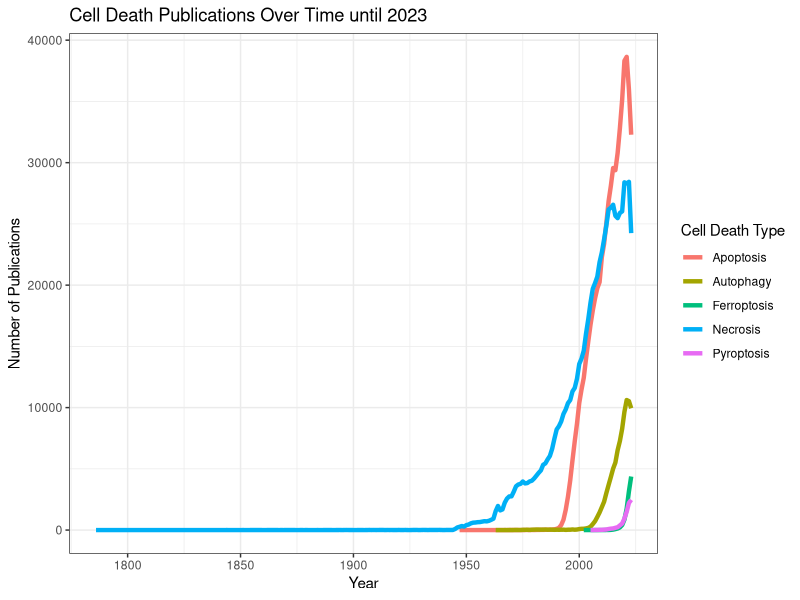
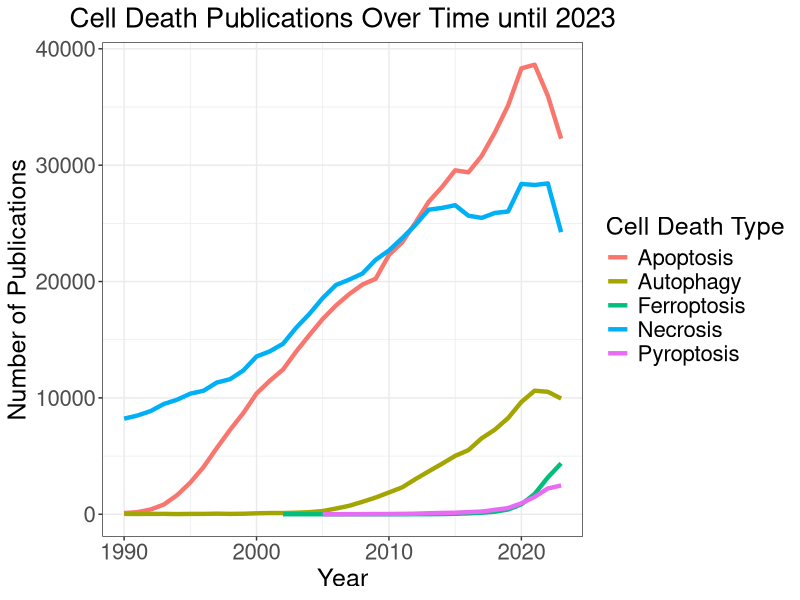
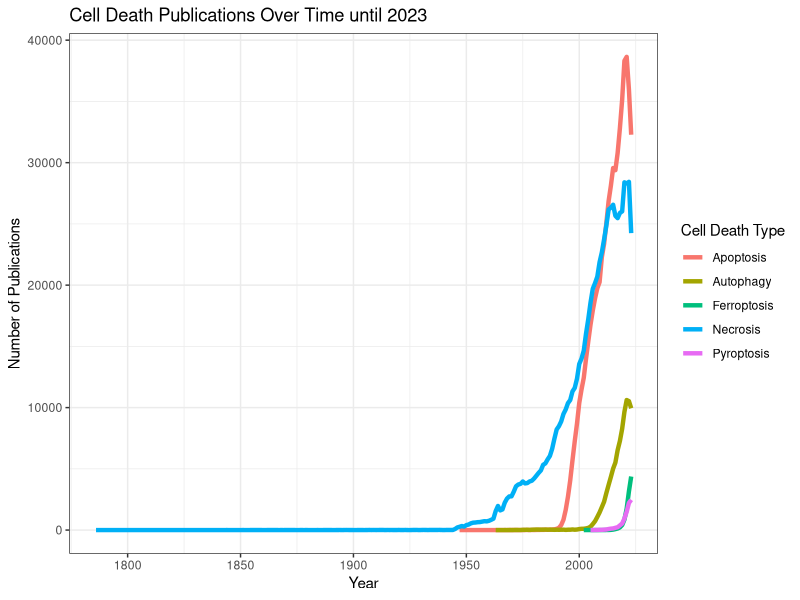
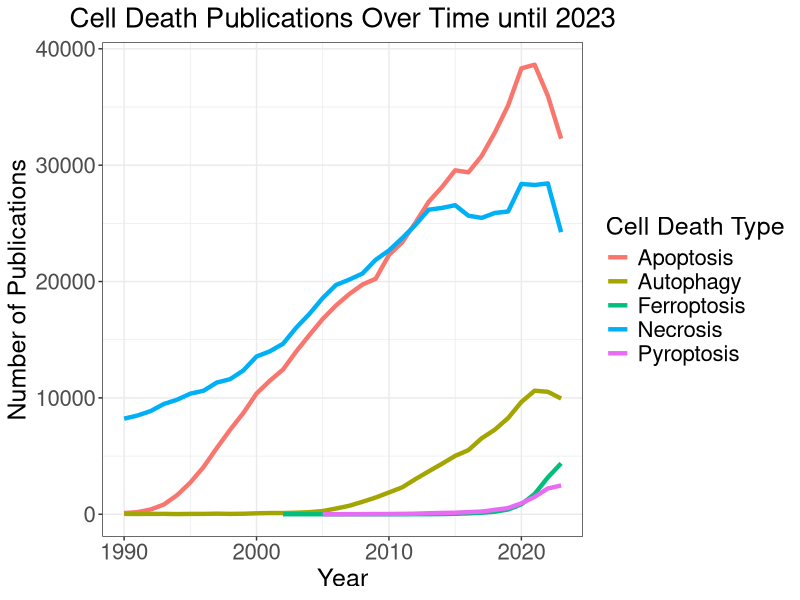

Generate these figures, in order, with R:
library(ggplot2)

apoptosis <- read.csv("../data/apoptosis_results.csv", header = TRUE, sep = ",")
pyroptosis <- read.csv("../data/pyroptosis_results.csv", header = TRUE, sep = ",")
necrosis <- read.csv("../data/necrosis_results.csv", header = TRUE, sep = ",")
ferroptosis <- read.csv("../data/ferroptosis_results.csv", header = TRUE, sep = ",")
autophagy <- read.csv("../data/autophagy_results.csv", header = TRUE, sep = ",")

apoptosis$label <- "Apoptosis"
pyroptosis$label <- "Pyroptosis"
necrosis$label <- "Necrosis"
ferroptosis$label <- "Ferroptosis"
autophagy$label <- "Autophagy"

# create output directory
outdir <- file.path("..","figures")

# create output directory if it doesn't exist
if(!dir.exists(outdir)) dir.create(outdir)

# remove the first row of each data frame
apoptosis <- apoptosis[-1,]
pyroptosis <- pyroptosis[-1,]
necrosis <- necrosis[-1,]
ferroptosis <- ferroptosis[-1,]
autophagy <- autophagy[-1,]

# make the row names a column
apoptosis$year <- rownames(apoptosis)
pyroptosis$year <- rownames(pyroptosis)
necrosis$year <- rownames(necrosis)
ferroptosis$year <- rownames(ferroptosis)
autophagy$year <- rownames(autophagy)

# # removve the row names
rownames(apoptosis) <- NULL
rownames(pyroptosis) <- NULL
rownames(necrosis) <- NULL
rownames(ferroptosis) <- NULL
rownames(autophagy) <- NULL

# # rename the columns
colnames(apoptosis) <- c("count", "label", "year")
colnames(pyroptosis) <- c("count", "label", "year")
colnames(necrosis) <- c("count", "label", "year")
colnames(ferroptosis) <- c("count", "label", "year")
colnames(autophagy) <- c("count", "label", "year")

# # combine the data frames
df <- rbind(apoptosis, pyroptosis, necrosis, ferroptosis, autophagy)
# sort the data frame by year
# make the year a integer
df$year <- as.integer(df$year)
# make the count a integer
df$count <- as.integer(df$count)

# remove 2024 data
df <- df[df$year != 2024,]

head(df)

width <- 10
height <- 5
# set the size of the plot
options(repr.plot.width = width, repr.plot.height = height)
# plot
plot <- (
    ggplot(
        data = df,
        aes(
            x = year,
            y = count,
            color = label
        )
    )
    + geom_path(
        size = 1.5
    )
    + theme_bw()
    # make the legend title different
    + labs(
        color = "Cell Death Type",
        x = "Year",
        y = "Number of Publications",
        title = "Cell Death Publications Over Time until 2023"
    )
)
# save the plot
ggsave(
    filename = "../figures/cell_death_over_time.png",
    plot = plot,
    width = width,
    height = height,
    units = "in",
    dpi = 300
)
plot

# remove all points before 1950
df <- df[df$year >= 1990,]

width <- 10
height <- 5
# set the size of the plot
options(repr.plot.width = width, repr.plot.height = height)
# plot
plot <- (
    ggplot(
        data = df,
        aes(
            x = year,
            y = count,
            color = label
        )
    )
    + geom_path(
        size = 1.5
    )
    + theme_bw()
    # make the legend title different
    + labs(
        color = "Cell Death Type",
        x = "Year",
        y = "Number of Publications",
        title = "Cell Death Publications Over Time until 2023"
    )
    # center title
    + theme(
        plot.title = element_text(
            size = 20,
            hjust = 0.5
        )
        # x axis text
        , axis.text.x = element_text(
            size = 16
        )
        # y axis text
        , axis.text.y = element_text(
            size = 16
        )
        # x axis title
        , axis.title.x = element_text(
            size = 18
        )
        # y axis title
        , axis.title.y = element_text(
            size = 18
        )
    )
    # legend text
    + theme(
        legend.text = element_text(
            size = 16
        )
    )
    # legend title
    + theme(
        legend.title = element_text(
            size = 18
        )
    )
)
# save the plot
ggsave(
    filename = "../figures/cell_death_over_time_1990.png",
    plot = plot,
    width = width,
    height = height,
    units = "in",
    dpi = 600
)
plot
